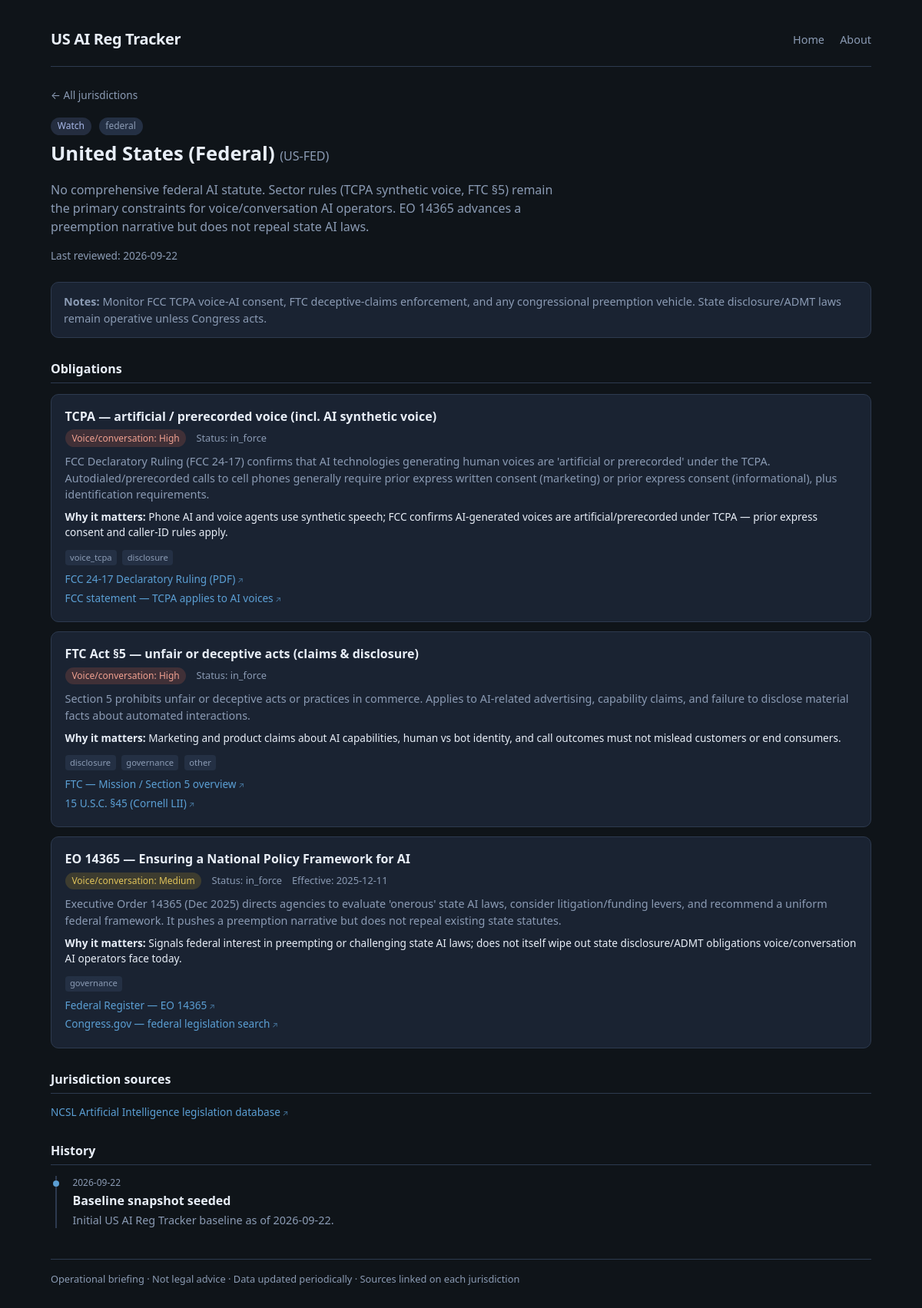
Before: /j/US-FED with the older database file.
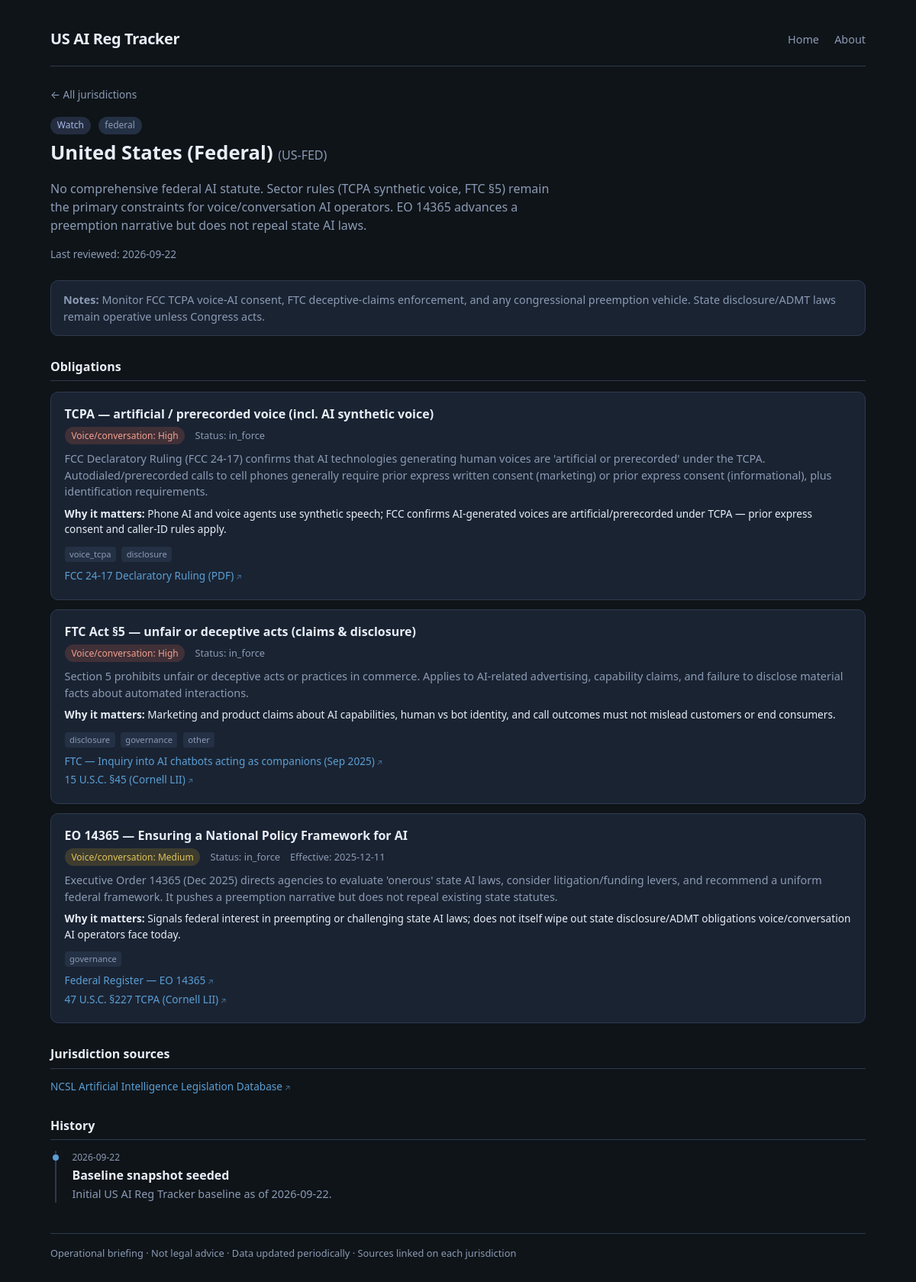
After: the same page with the newer database file.
### tables this page shows
CREATE TABLE jurisdictions (
    id INTEGER PRIMARY KEY AUTOINCREMENT,
    code TEXT NOT NULL UNIQUE,
    name TEXT NOT NULL,
    kind TEXT NOT NULL CHECK (kind IN ('federal', 'state', 'local')),
    status_color TEXT NOT NULL DEFAULT 'quiet',
    status_label TEXT NOT NULL DEFAULT 'quiet',
    summary TEXT NOT NULL DEFAULT '',
    last_reviewed TEXT,
    notes TEXT DEFAULT ''
);

CREATE TABLE obligations (
    id INTEGER PRIMARY KEY AUTOINCREMENT,
    jurisdiction_id INTEGER NOT NULL REFERENCES jurisdictions(id) ON DELETE CASCADE,
    title TEXT NOT NULL,
    status TEXT NOT NULL DEFAULT 'proposed',
    effective_date TEXT,
    themes TEXT NOT NULL DEFAULT '[]',
    voice_cs_relevance TEXT NOT NULL DEFAULT 'none',
    voice_cs_why TEXT DEFAULT '',
    summary TEXT NOT NULL DEFAULT ''
);

CREATE TABLE sources (
    id INTEGER PRIMARY KEY AUTOINCREMENT,
    jurisdiction_id INTEGER REFERENCES jurisdictions(id) ON DELETE CASCADE,
    obligation_id INTEGER REFERENCES obligations(id) ON DELETE CASCADE,
    label TEXT NOT NULL,
    url TEXT NOT NULL,
    CHECK (jurisdiction_id IS NOT NULL OR obligation_id IS NOT NULL)
);

CREATE TABLE history_events (
    id INTEGER PRIMARY KEY AUTOINCREMENT,
    jurisdiction_id INTEGER NOT NULL REFERENCES jurisdictions(id) ON DELETE CASCADE,
    event_date TEXT NOT NULL,
    title TEXT NOT NULL,
    detail TEXT DEFAULT '',
    source_url TEXT,
    created_at TEXT NOT NULL DEFAULT (datetime('now'))
);

### app/main.py (the view)
@app.get("/j/{code}", response_class=HTMLResponse)
def jurisdiction_page(request: Request, code: str):
    detail = db.jurisdiction_detail(code)
    if not detail:
        raise HTTPException(status_code=404, detail=f"Jurisdiction {code} not found")
    j = _enrich_jurisdiction(detail["jurisdiction"])
    obligations = []
    for obl in detail["obligations"]:
        o = dict(obl)
        rel = o.get("voice_cs_relevance") or "none"
        o["rel_display"] = RELEVANCE_META.get(rel, RELEVANCE_META["none"])["label"]
        o["rel_css"] = RELEVANCE_META.get(rel, RELEVANCE_META["none"])["css"]
        obligations.append(o)
    return templates.TemplateResponse(
        "jurisdiction.html",
        {
            "request": request,
            "j": j,
            "obligations": obligations,
            "sources": detail["sources"],
            "history": detail["history"],
            "status_meta": STATUS_META,
        },
    )

### app/templates/jurisdiction.html (shortened to what this page needs)
{% extends "base.html" %}
{% block content %}
<a class="back" href="/">← All jurisdictions</a>
<div class="j-header">
  <span class="pill {{ j.status_css }}">{{ j.status_display }}</span>
  <span class="pill" style="margin-left:0.35rem;">{{ j.kind }}</span>
  <h1>{{ j.name }} <span style="color:var(--muted); font-weight:400; font-size:1rem;">({{ j.code }})</span></h1>
  <p class="summary">{{ j.summary }}</p>
  <p class="meta-line" style="margin-top:0.75rem;">Last reviewed: {{ j.last_reviewed or '—' }}</p>
</div>
{% if j.notes %}
<div class="notes"><strong>Notes:</strong> {{ j.notes }}</div>
{% endif %}
<h3 class="block-title">Obligations</h3>
{% if obligations %}
  {% for o in obligations %}
  <div class="obl">
    <h4>{{ o.title }}</h4>
    <div class="meta">
      <span class="pill {{ o.rel_css }}">Voice/conversation: {{ o.rel_display }}</span>
      <span>Status: {{ o.status }}</span>
      {% if o.effective_date %}<span>Effective: {{ o.effective_date }}</span>{% endif %}
    </div>
    <p>{{ o.summary }}</p>
    {% if o.voice_cs_why %}
    <p class="why"><strong>Why it matters:</strong> {{ o.voice_cs_why }}</p>
    {% endif %}
    {% if o.themes %}
    <div class="themes">
      {% for t in o.themes %}
      <span class="theme-tag">{{ t }}</span>
      {% endfor %}
    </div>
    {% endif %}
    {% if o.sources %}
    <ul class="sources">
      {% for s in o.sources %}
      <li><a href="{{ s.url }}" target="_blank" rel="noopener noreferrer">{{ s.label }}</a></li>
      {% endfor %}
    </ul>
    {% endif %}
  </div>
  {% endfor %}
{% else %}
<p class="empty">No specific obligations tracked yet for this jurisdiction.</p>
{% endif %}
{% if sources %}
<h3 class="block-title">Jurisdiction sources</h3>
<ul class="sources">
  {% for s in sources %}
  {% if not s.obligation_id %}
  <li><a href="{{ s.url }}" target="_blank" rel="noopener noreferrer">{{ s.label }}</a></li>
  {% endif %}
  {% endfor %}
</ul>
{% endif %}
<h3 class="block-title">History</h3>
{% if history %}
<ul class="timeline">
  {% for h in history %}
  <li>
    <div class="date">{{ h.event_date }}</div>
    <div class="title">{{ h.title }}</div>
    {% if h.detail %}<div class="detail">{{ h.detail }}</div>{% endif %}
  </li>
  {% endfor %}
</ul>
{% else %}
<p class="empty">No history events yet.</p>
{% endif %}
{% endblock %}

### app/templates/base.html (shortened to what this page needs)
<!DOCTYPE html>
<html lang="en">
<head>
  <link rel="stylesheet" href="/static/style.css">
</head>
<body>
  <div class="wrap">
    <header class="app-header">
      <h1><a href="/">US AI Reg Tracker</a></h1>
      <nav>
        <a href="/" class="{% if request.url.path == '/' %}active{% endif %}">Home</a>
        <a href="/about" class="{% if request.url.path == '/about' %}active{% endif %}">About</a>
      </nav>
    </header>
    {% block content %}{% endblock %}
    <footer class="app-footer">
      Operational briefing · Not legal advice · Data updated periodically · Sources linked on each jurisdiction
    </footer>
  </div>
</body>
</html>

### app/static/style.css (style rules this page uses)
:root { --bg: #0f1419; --surface: #1a2332; --surface2: #243044; --border: #2d3a4f; --text: #e8eef7; --muted: #8b9bb4; --accent: #5b9fd4; --accent-soft: rgba(91, 159, 212, 0.15); --in-force: #3d9a6a; --pending: #c9a227; --hot: #d4654a; --quiet: #5a6a7e; --watch: #7b8fd4; --rel-high: #d4654a; --rel-medium: #c9a227; --rel-low: #5b9fd4; --rel-none: #5a6a7e; --radius: 10px; --font: "Segoe UI", system-ui, -apple-system, sans-serif; }
* { box-sizing: border-box; }
body { margin: 0; font-family: var(--font); background: var(--bg); color: var(--text); line-height: 1.5; min-height: 100vh; }
a { color: var(--accent); text-decoration: none; }
.wrap { max-width: 1100px; margin: 0 auto; padding: 1.25rem 1rem 3rem; }
header.app-header { display: flex; flex-wrap: wrap; align-items: center; justify-content: space-between; gap: 0.75rem; padding: 1rem 0 1.25rem; border-bottom: 1px solid var(--border); margin-bottom: 1.5rem; }
header.app-header h1 { margin: 0; font-size: 1.25rem; font-weight: 600; letter-spacing: -0.02em; }
header.app-header h1 a { color: var(--text); text-decoration: none; }
nav a { color: var(--muted); margin-left: 1rem; font-size: 0.9rem; }
.meta-line { color: var(--muted); font-size: 0.85rem; margin-bottom: 1.25rem; }
.pill { display: inline-block; padding: 0.15rem 0.55rem; border-radius: 999px; font-size: 0.75rem; font-weight: 500; background: var(--surface2); color: var(--muted); }
.pill.status-watch { background: rgba(123,143,212,0.2); color: #a8b8e8; }
.pill.rel-high { background: rgba(212,101,74,0.2); color: #f0a090; }
.pill.rel-medium { background: rgba(201,162,39,0.2); color: #e0c35a; }
.back { font-size: 0.85rem; color: var(--muted); margin-bottom: 1rem; display: inline-block; }
.j-header { margin-bottom: 1.5rem; }
.j-header h1 { margin: 0.3rem 0 0.5rem; font-size: 1.6rem; }
.j-header .summary { color: var(--muted); max-width: 42rem; }
.notes { background: var(--surface); border: 1px solid var(--border); border-radius: var(--radius); padding: 0.85rem 1rem; margin: 1rem 0 1.5rem; font-size: 0.9rem; color: var(--muted); }
h3.block-title { font-size: 1rem; margin: 1.75rem 0 0.85rem; padding-bottom: 0.4rem; border-bottom: 1px solid var(--border); }
.obl { background: var(--surface); border: 1px solid var(--border); border-radius: var(--radius); padding: 1rem 1.1rem; margin-bottom: 0.75rem; }
.obl h4 { margin: 0 0 0.35rem; font-size: 1rem; }
.obl .meta { font-size: 0.8rem; color: var(--muted); margin-bottom: 0.5rem; }
.obl .meta span { margin-right: 0.6rem; }
.obl p { margin: 0.35rem 0; font-size: 0.9rem; color: var(--muted); }
.obl .why { font-size: 0.85rem; color: var(--text); margin-top: 0.5rem; }
.themes { margin-top: 0.5rem; }
.theme-tag { display: inline-block; font-size: 0.7rem; padding: 0.1rem 0.4rem; margin: 0.15rem 0.2rem 0 0; border-radius: 4px; background: var(--surface2); color: var(--muted); }
.sources { list-style: none; padding: 0; margin: 0.5rem 0 0; }
.sources li { margin: 0.25rem 0; font-size: 0.85rem; }
.sources a::after { content: " ↗"; font-size: 0.75em; opacity: 0.7; }
.timeline { list-style: none; padding: 0; margin: 0; }
.timeline li { position: relative; padding: 0 0 1.25rem 1.25rem; border-left: 2px solid var(--border); margin-left: 0.4rem; }
.timeline li::before { content: ""; position: absolute; left: -5px; top: 0.35rem; width: 8px; height: 8px; border-radius: 50%; background: var(--accent); }
.timeline li:last-child { padding-bottom: 0; }
.timeline .date { font-size: 0.75rem; color: var(--muted); }
.timeline .title { font-weight: 600; margin: 0.15rem 0; }
.timeline .detail { font-size: 0.9rem; color: var(--muted); }
footer.app-footer { margin-top: 2.5rem; padding-top: 1rem; border-top: 1px solid var(--border); font-size: 0.8rem; color: var(--muted); }

Changed rows visible on the page:
removed sources: label "FCC statement — TCPA applies to AI voices", shown under obligations "TCPA — artificial / prerecorded voice (incl. AI synthetic voice)"
removed sources: label "FTC — Mission / Section 5 overview", shown under obligations "FTC Act §5 — unfair or deceptive acts (claims & disclosure)"
added sources: label "FTC — Inquiry into AI chatbots acting as companions (Sep 2025)", shown under obligations "FTC Act §5 — unfair or deceptive acts (claims & disclosure)"
changed sources: label "Congress.gov — federal legislation search" → "47 U.S.C. §227 TCPA (Cornell LII)"
changed sources: label "NCSL Artificial Intelligence legislation database" → "NCSL Artificial Intelligence Legislation Database"
